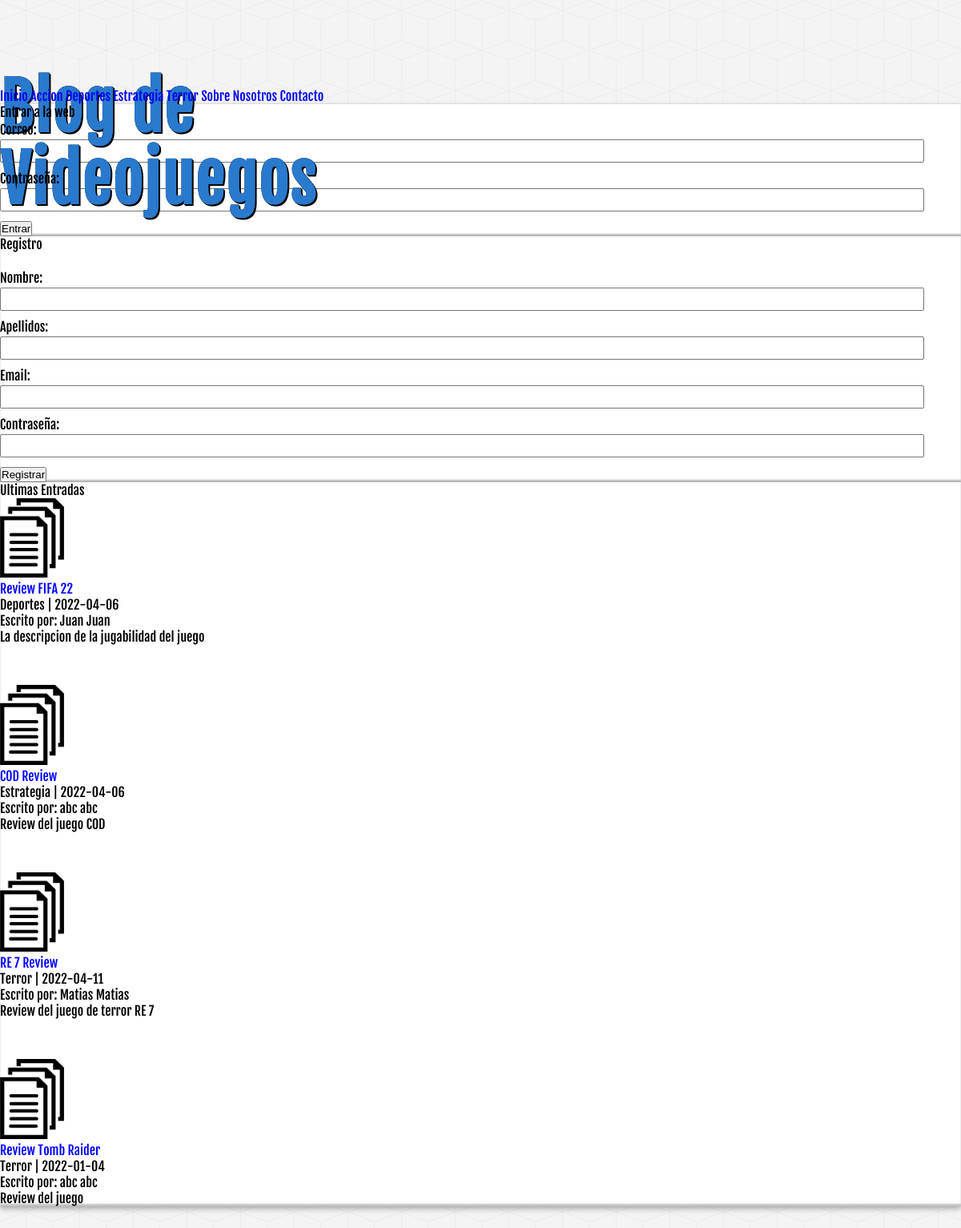
The page / on the database its author committed.
### tables this page shows
CREATE TABLE IF NOT EXISTS `categorias` (
  `id` int(10) NOT NULL AUTO_INCREMENT,
  `nombre_cat` varchar(50) NOT NULL,
  PRIMARY KEY (`id`)
);

CREATE TABLE IF NOT EXISTS `entradas` (
  `id` int(10) NOT NULL AUTO_INCREMENT,
  `usuario_id` int(10) DEFAULT NULL,
  `categoria_id` int(10) DEFAULT NULL,
  `titulo` varchar(50) NOT NULL,
  `descripcion` mediumtext,
  `fecha` date NOT NULL,
  PRIMARY KEY (`id`),
  KEY `fk_entrada_usuario` (`usuario_id`),
  KEY `fk_entrada_categoria` (`categoria_id`)
);

CREATE TABLE IF NOT EXISTS `usuarios` (
  `id` int(10) NOT NULL AUTO_INCREMENT,
  `nombre` varchar(25) NOT NULL,
  `apellidos` varchar(25) NOT NULL,
  `email` varchar(35) NOT NULL,
  `password` varchar(255) NOT NULL,
  `fecha_registro` date NOT NULL,
  PRIMARY KEY (`id`),
  UNIQUE KEY `uq_email` (`email`)
);

### includes/funciones.php (called while the page is built, shortened)
<?php
    function obtenerCategorias($db){
        $sql = 'select * from categorias';
        $categorias = mysqli_query($db, $sql);
        $resultado = array();
        if($categorias && mysqli_num_rows($categorias) >=1){
            $resultado = $categorias;
        }
        return $resultado;
    }
    function obtenerEntradas($db){
        $sql = 'select e.*, c.*, u.* from entradas e JOIN categorias c ON c.id = e.categoria_id JOIN usuarios u ON e.usuario_id = u.id';
        $categorias = mysqli_query($db, $sql);
        $resultado = array();
        if($categorias && mysqli_num_rows($categorias) >=1){
            $resultado = $categorias;
        }
        return $resultado;
    }

### index.php (the view, shortened to what this page needs)
<?php
    require_once 'includes/conexion.php';
?>
<!DOCTYPE html>
    <html lang="es">
    <head>
        <link href="https://cdn.jsdelivr.net/npm/bootstrap@5.1.3/dist/css/bootstrap.min.css" rel="stylesheet"integrity="sha384-1BmE4kWBq78iYhFldvKuhfTAU6auU8tT94WrHftjDbrCEXSU1oBoqyl2QvZ6jIW3">
        <link rel='stylesheet' href='assets/css/style.css?v=<?php echo time(); ?>'>
    </head>
    <body class="container">
        <?php require_once 'includes/header.php'; ?>
        <div class="row p-5">
            <?php require_once 'includes/log.php'; ?>
            <div class="col-lg-9">
                <div class="container bg-light bg-gradient p-3 bloque">
                    <p class="mb-4">Ultimas Entradas</p>
                    <?php
                        $entradas = obtenerEntradas($db);
                        while ($entrada = mysqli_fetch_assoc($entradas)):
                    ?>
                    <div class="entrada">
                        <div class="row">
                            <div class="col-1">
                                <img src="assets/img/icon/file.png" width="80px">
                            </div>
                            <div class="col-9">
                                <div class="row ms-2">
                                    <span class="titulo"><?=$entrada['titulo']?></span>
                                    <p><?=$entrada['nombre_cat']." | ".$entrada['fecha'] ?></p>
                                    <p>Escrito por: <?=$entrada['nombre'].' '.$entrada['apellidos'] ?></p>
                                    <p class="contenido mt-3"><?=$entrada['descripcion']?></p>
                                </div>
                            </div>
                        </div>
                    </div>
                    <?php endwhile;?>
                </div>
            </div>
        </div>
    </body>
</html>

### includes/header.php (shortened to what this page needs)
<?php
    require_once('funciones.php');
    $url = 'http://'.$_SERVER['HTTP_HOST'];
?>
<!DOCTYPE html>
    <html lang="es">
    <head>
        <link href="https://cdn.jsdelivr.net/npm/bootstrap@5.1.3/dist/css/bootstrap.min.css" rel="stylesheet"integrity="sha384-1BmE4kWBq78iYhFldvKuhfTAU6auU8tT94WrHftjDbrCEXSU1oBoqyl2QvZ6jIW3">
        <link rel='stylesheet' href='assets/css/style.css?v=<?php echo time(); ?>'>
    </head>
<body class="container">
    <div class="mb-5" id="logo">
        <a href="index.html">
            <h1>Blog de Videojuegos</h1>
        </a>
        </div>
        <nav class="navbar navbar-expand-sm navbar-light bg-dark navbar-dark">
            <div class="container-fluid">
                <div class="collapse navbar-collapse" id="navbarNavAltMarkup">
                    <div class="navbar-nav">
                        <a class="nav-link active" aria-current="page" href=<?php echo $url."/curso-php/proyecto/index.php"; ?>>Inicio</a>
                        <?php
                            $categorias = obtenerCategorias($db);
                            while($categoria = mysqli_fetch_assoc($categorias)):
                        ?>
                            <a class="nav-link" href="categoria.php?id=<?=$categoria['id']?>"><?=$categoria['nombre_cat']?></a>
                        <?php endwhile; ?>
                        <a class="nav-link" href=<?php echo $url."/curso-php/proyecto/sobre.php"; ?>>Sobre Nosotros</a>
                        <a class="nav-link" href=<?php echo $url."/curso-php/proyecto/contacto.php"; ?>>Contacto</a>
                    </div>
                </div>
            </div>
        </nav>

### includes/log.php (shortened to what this page needs)
<?php
    require_once 'includes/funciones.php';
?>
    <?php if(!isset($_SESSION['usuario'])): ?>
        <div class="col-lg-3">
            <div class="container bg-light bg-gradient bloque">
                <div class="form p-4">
                    <p class="fs-4 fw-bold">Entrar a la web</p>
                    <form action="ingreso.php" method="POST">
                        <div class="form-group">
                            <label for="correo">Correo:</label>
                            <input type="text" class="form-control" name="correo" id="correo">
                        </div>
                        <div class="form-group">
                            <label for="usuario">Contraseña:</label>
                            <input type="password" class="form-control" name="contraseña" id="contraseña">
                        </div>
                        <div class="mt-4">
                            <button class="btn btn-primary">Entrar</button>
                        </div>
                    </form>
                </div>
            </div>
            <div class="form p-4 mt-3 bg-light bg-gradient bloque">
                <p class="fw-bold">Registro</p></br>
                <form action="registro.php" method="POST">
                    <div class="form-group">
                        <label for="nombre">Nombre:</label>
                        <input type="text" class="form-control" name="nombre" id="nombre">
                    </div>
                    <div class="form-group">
                        <label for="apellidos">Apellidos:</label>
                        <input type="text" class="form-control" name="apellidos" id="apellidos">
                    </div>
                    <div class="form-group">
                        <label for="usuario">Email:</label>
                        <input type="text" class="form-control" name="email" id="email">
                    </div>
                    <div class="form-group">
                        <label for="usuario">Contraseña:</label>
                        <input type="password" class="form-control" name="contraseña" id="contraseña">
                    </div>
                    <div class="mt-4">
                        <button type="submit" name="submit" class="btn btn-primary">Registrar</button>
                    </div>
                </form>
            </div>
        </div>
    <?php else: ?>
        <?php require_once('sidebar.php'); ?>
    <?php endif; ?>

### assets/css/style.css (style rules this page uses)
* { margin: 0px; padding: 0px; text-decoration: none; }
body { font-family: "fajala"; background: url(../img/cubes.png) #F4F4F4; }
#logo { width: 540px; height: 110px; }
#logo a { font-family: "fajala", Helvetica; font-size: 40px; letter-spacing: 2px; color: #2979CD; text-shadow: 0px 0px 0px black, 1px 1px 0px black, 2px 2px 0px black; transition: all 500ms; line-height: 90px; margin-left: 10px; }
.bloque { padding: 0%; display:block; margin: 0px auto; background: white; box-shadow: 0px 0px 1px rgba(0,0,0,0.3), 0px 3px 7px rgba(0,0,0,0.3), 0px 0px 1px #FFFFFF inset, 0px -3px 2px rgba(0,0,0,0.25) inset; }
label, input[type="text"], input[type="email"], input[type="password"] { display: block; width: 95%; margin-top:2px; margin-bottom: 2px; }
input[type="text"], input[type="email"], input[type="password"] { padding: 5px; margin-bottom: 10px; }
.entrada { margin-bottom: 50px; }
.titulo { color: blue; }
a:link { text-decoration: none; }
p { margin-bottom: 0px; }

### rows shown on the page
categorias: nombre_cat "Accion"
categorias: nombre_cat "Deportes"
categorias: nombre_cat "Estrategia"
categorias: nombre_cat "Terror"
entradas: titulo "Review FIFA 22", categoria.nombre_cat "Deportes", fecha "2022-04-06", usuario.nombre "Juan", usuario.apellidos "Juan", descripcion "La descripcion de la jugabilidad del juego"
entradas: titulo "COD Review", categoria.nombre_cat "Estrategia", fecha "2022-04-06", usuario.nombre "abc", usuario.apellidos "abc", descripcion "Review del juego COD"
entradas: titulo "RE 7 Review", categoria.nombre_cat "Terror", fecha "2022-04-11", usuario.nombre "Matias", usuario.apellidos "Matias", descripcion "Review del juego de terror RE 7"
entradas: titulo "Review Tomb Raider", categoria.nombre_cat "Terror", fecha "2022-01-04", usuario.nombre "abc", usuario.apellidos "abc", descripcion "Review del juego"
